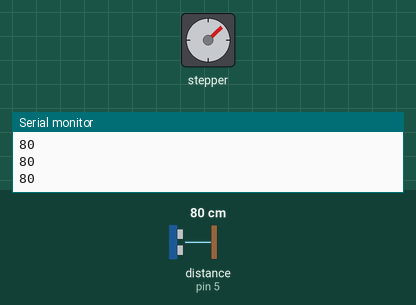
Simulated run of this sketch. Board: Arduino Uno, built with avr-gcc and run on an emulated ATmega328P. On the bench: stepper motor, the last lines printed to the serial monitor. Inputs (shaded band) come from the test bench; at power-on: distance to the obstacle (sensor on pin 5) 80 cm. The echo pulse lasts 58.3 µs per cm; stepper angles assume 2048 steps per turn.

Above: at 1.28 s.
1.3 s: distance to the obstacle (sensor on pin 5) set to 9 cm
4.3 s: distance to the obstacle (sensor on pin 5) set to 7 cm
7.3 s: distance to the obstacle (sensor on pin 5) set to 4 cm
At 7.3 s:
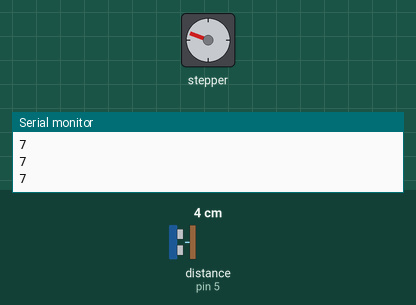
8.8 s: distance to the obstacle (sensor on pin 5) set to 120 cm
At 9.16 s:
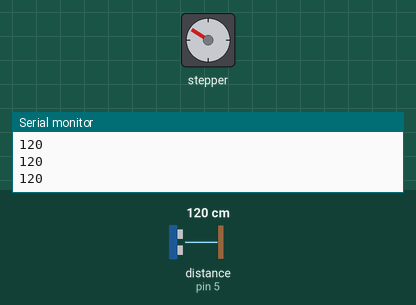
11.8 s: distance to the obstacle (sensor on pin 5) set to 2 cm
At 12.4 s:
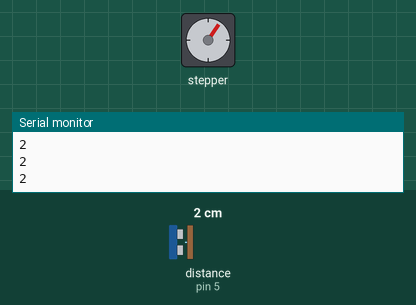
Timing chart, 0 to 14.3 s (numbered marks = the images above; inputs shaded):
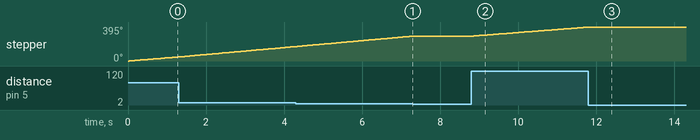

Measured:
- the behaviour switches between 6 and 5 cm on distance to the obstacle (sensor on pin 5) (found by bisection; images 0 and 1)
- after the input at 7.3 s, stepper: stops changing and stays 290°
- after the input at 8.8 s, stepper: keeps turning clockwise at about 35°/s, starting after 0.05 s
- after the input at 11.8 s, stepper: goes on until 11.8 s, then stays 395°

The sketch:

echolocationProject.ino
```cpp
#include <Stepper.h>
#include "SR04.h"
#define TRIG_PIN 5
#define ECHO_PIN 6

const int stepsPerRevolution = 2048;  // change this to fit the number of steps per revolution
const int rolePerMinute = 17;         // 28BYJ-48 stepper 0~17 rpm
long a;
SR04 sr04 = SR04(ECHO_PIN,TRIG_PIN);
Stepper myStepper(stepsPerRevolution, 8, 10, 9, 11);

void setup() {
  myStepper.setSpeed(rolePerMinute);
  Serial.begin(9600);
}

void loop() {
  a = sr04.Distance();
  if (a > 5) {
    myStepper.step(10);
  }
  Serial.println(a);
}
```
